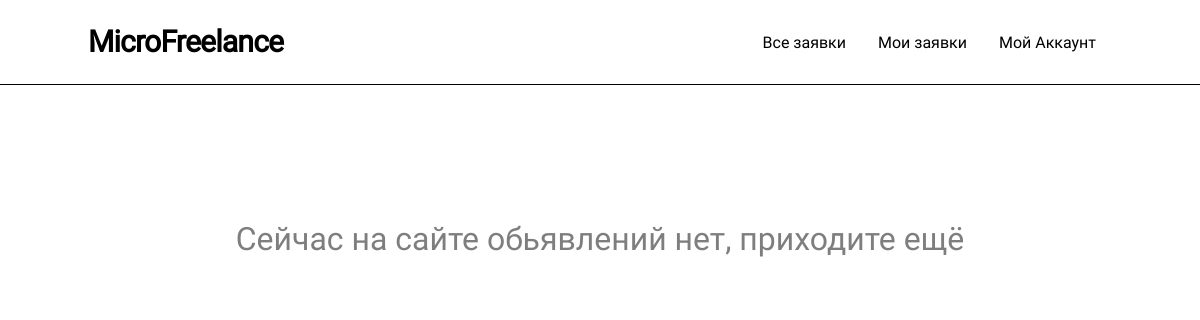
The app's page /all-tasks, older data.
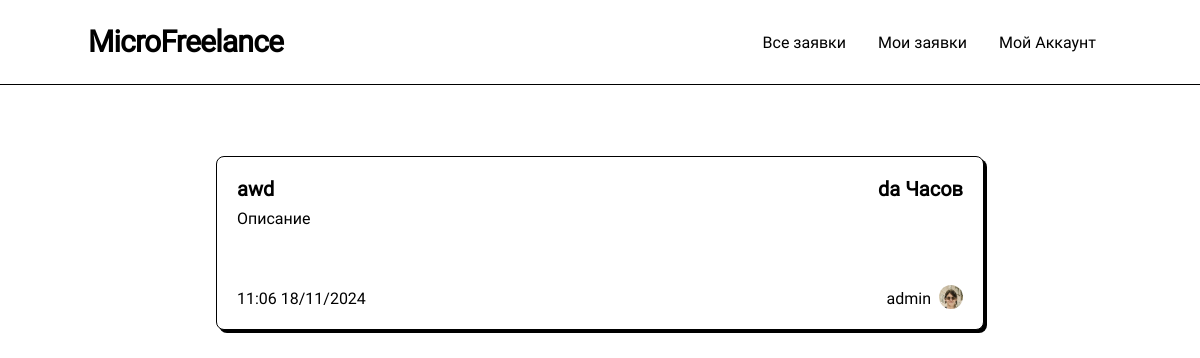
The same page, newer data.
### models.py (models this page shows, shortened)
class Post(db.Model):
    __table_name__ = "posts"
    id: Mapped[int]                         = mapped_column(primary_key=True)
    title: Mapped[str]                      = mapped_column(String(64))
    data: Mapped[str]                       = mapped_column(String(256))
    data_text: Mapped[str]                  = mapped_column(String(256))
    coast: Mapped[str]                      = mapped_column(String(64))
    currency: Mapped[str]                   = mapped_column(String(64))
    author_id: Mapped[int]                  = mapped_column(ForeignKey(User.id))
    create_date: Mapped[datetime.datetime]  = mapped_column(DateTime(timezone=True), server_default=func.now())
    update_date: Mapped[datetime.datetime]  = mapped_column(DateTime(timezone=True), server_default=func.now())
    selected: Mapped[bool]                  = mapped_column(default=False)
    selected_date: Mapped[Optional[datetime.datetime]] = mapped_column(DateTime(timezone=True))
    archived: Mapped[bool]                  = mapped_column(default=False)
    archived_date: Mapped[Optional[datetime.datetime]] = mapped_column(DateTime(timezone=True))
    selected_respond_author_id: Mapped[Optional[int]] = mapped_column()
    respond: Mapped[list["PostRespond"]]    = relationship(back_populates="post", cascade="all, delete")
    author: Mapped["User"] = relationship()

class User(UserMixin, db.Model):
    __table_name__ = "users"
    id: Mapped[int]                         = mapped_column(primary_key=True)
    login: Mapped[str]                      = mapped_column(String(64), index=True, unique=True)
    password_hash: Mapped[Optional[str]]    = mapped_column(String(256))
    name: Mapped[Optional[str]]             = mapped_column(String(64))
    aboutme: Mapped[Optional[str]]          = mapped_column(String(256))
    contact_info: Mapped[Optional[str]]     = mapped_column(String(256))
    account_type: Mapped[str]               = mapped_column(String(256), default='student')

### routes.py (the view)
@app.route('/')
@app.route('/index')
@app.route('/all-tasks/<filter>')
@app.route('/all-tasks/')
@app.route('/all-tasks')
def all_tasks(filter = None):
    query = sa.select(Post)                                 \
        .where(Post.selected == False)           \
        .where(Post.archived == False)                      \
        .order_by(Post.selected.desc(), Post.update_date.desc())
    tasks = list(db.session.scalars(query))
    if current_user.is_authenticated and current_user.check_role(['admin', 'teacher']):
        for task in tasks:
            respond_count = sa.select(func.count('*')).where(PostRespond.post_id == task.id)
            task.respond_count = db.session.scalar(respond_count)
    return render_template('post_list.html', tasks = tasks, create_new = True, null_message='Сейчас на сайте обьявлений нет, приходите ещё')

### routes.py (called while the page is built)
def render_template(*args, **kwargs):
    kwargs['current_user'] = current_user
    return base_render_teplate(*args, **kwargs)

### templates/post_list.html (shortened to what this page needs)
{% extends 'base/base.html' %}
{% block content %}
<div class="list">
    {% if not tasks %}
    <p class="null_message">{{null_message}}</p>
    {% endif %}
    {% for task in tasks %}
        <a href="/post/{{ task.id }}">
            <div class="post">
                <div class="top-line">
                    <p class="title"> {{ task.title }} </p>
                    <p class="coast">{{ task.coast  }} {{ task.currency }}</p>
                </div>
                <p class="about">{{ task.data_text|truncate(150) }}</p>
                <div class="bottom-line">
                    <div class="date-author">
                        <p class="date">
                            {{ task.create_date.strftime("%H:%M %d/%m/%Y")}}
                        </p>
                        <div class="author">
                            <p class="name">{{ task.author.name }}</p>
                            <img class="avatar" src="{{ url_for('static', filename='avatars/' + task.author.login + '.webp') }}"
                            onerror="this.src='/static/avatars/placeholder.svg'">
                        </div>
                    </div>
                </div>
            </div>
        </a>
    {% endfor %}
</div>
{% endblock %}

Row changes from the older to the newer data that the page shows:
now on this page (row edited): Post: title "awd", coast "da", currency "Часов", data_text "Описание", create_date "11:06 18/11/2024", author.name "admin", login (picture)
Text that changed along with them:
{{ null_message }}: "Сейчас на сайте обьявлений нет, приходите ещё" → (not shown)
